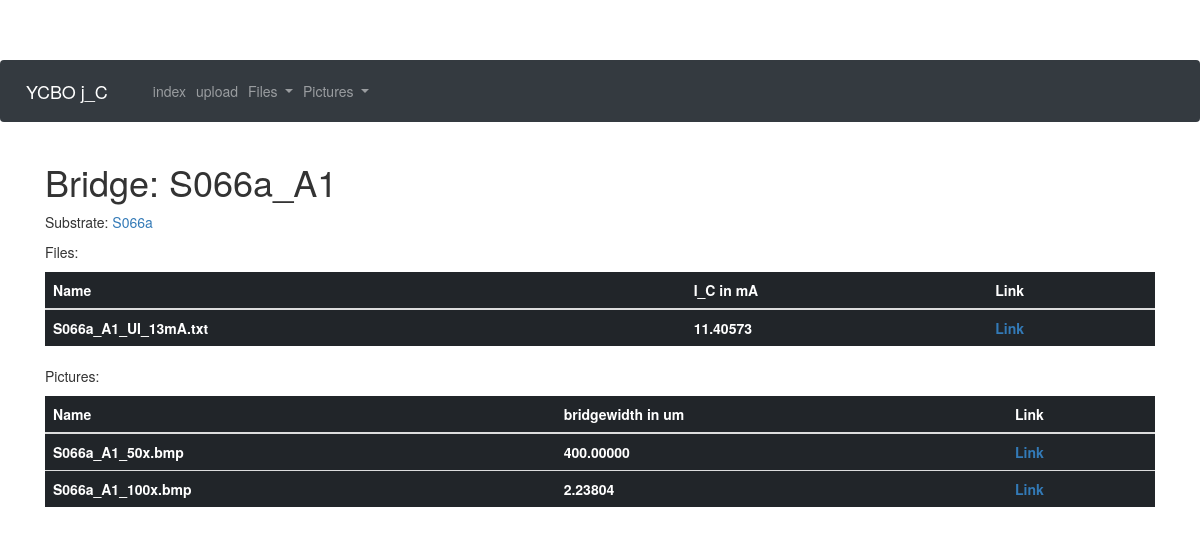
/bridge/S066a_A1, run on the app's committed database.
### app/models.py (models this page shows, shortened)
class Bridge(db.Model):
    id = db.Column(db.Integer, primary_key = True)
    substrate_id = db.Column(db.Integer, db.ForeignKey("substrate.id"))
    bridgename = db.Column(db.String(32))
    j_C = db.Column(db.Float)
    res = db.Column(db.Float)
    bridgewitdh = db.Column(db.Float)
    documents = db.relationship("Document", backref = "bridge", lazy = "dynamic")
    pictures = db.relationship("Picture", backref = "bridge", lazy = "dynamic")

class Substrate(db.Model):
    id = db.Column(db.Integer, primary_key = True)
    substratename = db.Column(db.String(32))
    Au_layer = db.Column(db.Integer)
    YBCO_layer = db.Column(db.Integer)
    bridges = db.relationship("Bridge", backref = "substrate", lazy="dynamic")

class Document(db.Model):
    id = db.Column(db.Integer, primary_key = True)
    bridge_id = db.Column(db.Integer, db.ForeignKey("bridge.id"))
    filename = db.Column(db.String(64))
    remove_offset = db.Column(db.Boolean,default=False)
    remove_ohm = db.Column(db.Boolean,default=False)
    amplification = db.Column(db.Integer, default = 1000)
    j_C = db.Column(db.Float)
    res = db.Column(db.Float)
    res_border = db.Column(db.Float)

class Picture(db.Model):
    id = db.Column(db.Integer, primary_key=True)
    bridge_id = db.Column(db.Integer, db.ForeignKey("bridge.id"))
    filename = db.Column(db.String(64))
    amplification = db.Column(db.Integer)
    pixelwidth = db.Column(db.Integer)
    brushsize = db.Column(db.Integer)
    threshold = db.Column(db.Integer)

### app/routes.py (the view)
@app.route("/bridge/<bridgename>")
def bridge(bridgename):
    bridge = Bridge.query.filter_by(bridgename=bridgename).first_or_404()
    return render_template("bridge.html",bridge=bridge)

### app/templates/bridge.html
{% extends "base.html" %}
{% block content %}
<h1>Bridge: {{bridge.bridgename}}</h1>
<p>Substrate: <a href="{{url_for('substrate',substratename=bridge.substrate.substratename)}}">{{bridge.substrate.substratename}}</a></p>
<p>Files:<p>
<table class="table table-dark">
  <thead>
    <tr>
      <th scope="col">Name</th>
      <th scope="col">I_C in mA</th>
      <th scope="col">Link</th>
    </tr>
  </thead>
  <tbody>
    {% for file in bridge.documents.all() %}
    <tr>
      <th scope="row">{{ file.filename }}</th>
      <th>{% if file.j_C %}{{ "%.5f"%file.j_C }}{% else %}Unknown{% endif %}</th>
      <th><a href="{{url_for('file', filename = file.filename) }}">Link</a></th>
    </tr>
    {% endfor %}
  </tbody>
</table>
<p>Pictures:<p>
<table class="table table-dark">
  <thead>
    <tr>
      <th scope="col">Name</th>
      <th scope="col">bridgewidth in um</th>
      <th scope="col">Link</th>
    </tr>
  </thead>
  <tbody>
    {% for picture in bridge.pictures.all() %}
    <tr>
      <th scope="row">{{ picture.filename }}</th>
      <th>{% if picture.pixelwidth %}
        {{"%.5f"%(picture.pixelwidth*picture.amplification)}}
      {% else %}Unknown{% endif %}</th>
      <th><a href="{{url_for('picture', filename = picture.filename) }}">Link</a></th>
    </tr>
    {% endfor %}
  </tbody>
</table>
{% endblock %}

### app/templates/base.html (style rules this page uses)
body { padding-top: 60px; }

### data on the page
Bridge: bridgename "S066a_A1"
Substrate: substrate.substratename "S066a"
Document: filename "S066a_A1_UI_13mA.txt", j_C "11.40573"
Picture: filename "S066a_A1_50x.bmp", picture.pixelwidth*picture.amplification "400.00000"
Picture: filename "S066a_A1_100x.bmp", picture.pixelwidth*picture.amplification "2.23804"
